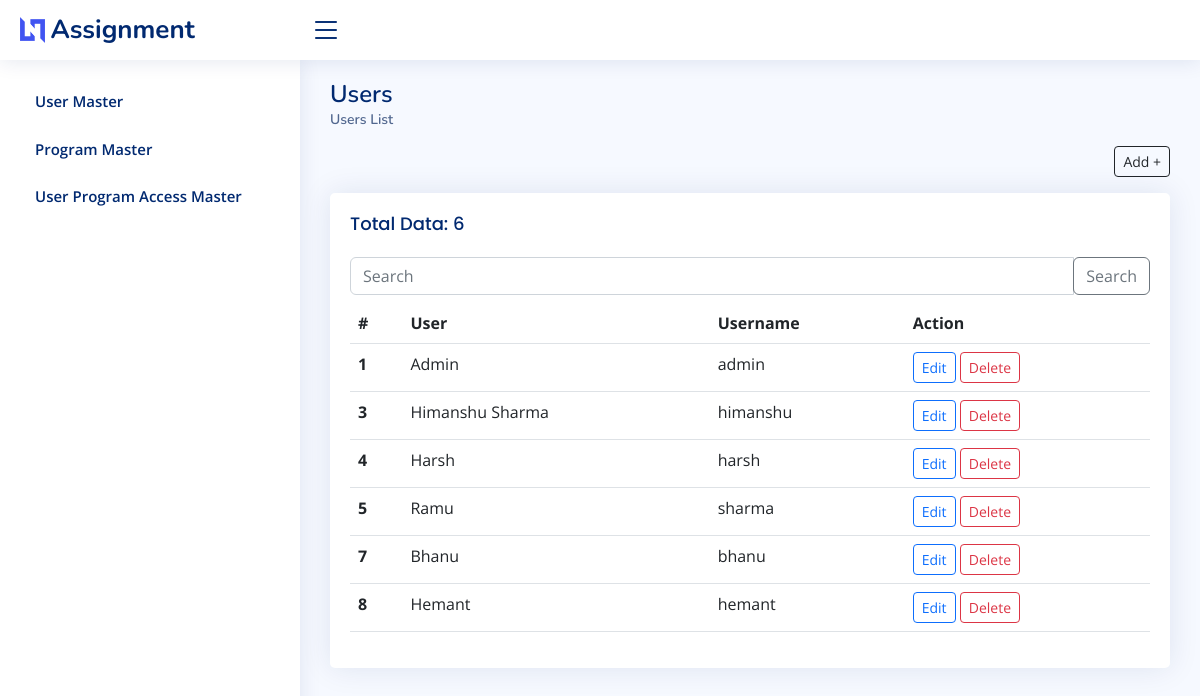
Before: / with the older database file.
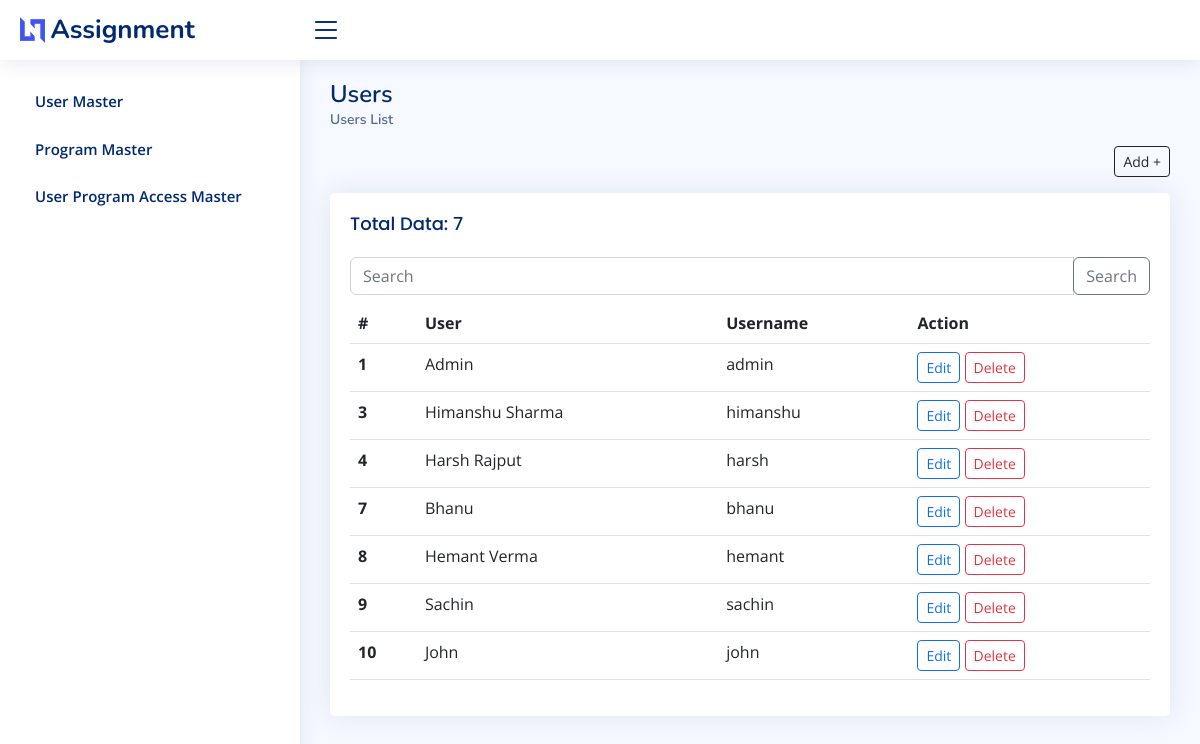
After: the same page with the newer database file.
### home/models.py (models this page shows, shortened)
class UserMaster(AbstractBaseUser, PermissionsMixin):
    user = models.CharField(max_length=20)
    username = models.CharField(max_length=100, unique=True)
    is_staff = models.BooleanField(default=False)
    is_active = models.BooleanField(default=True)
    USERNAME_FIELD = "username"
    REQUIRED_FIELDS = []
    objects = UserMasterManager()

### home/views.py (the view, shortened to what this page needs)
# urls.py: path('', include("home.urls")),
def home(request):
    query = request.GET.get("q", '')
    if query:
        user_objs = UserMaster.objects.filter(
            Q(user__icontains=query) |Q(username__icontains=query)
        )
    else:
        user_objs = UserMaster.objects.all()
    context = {
        "users": user_objs,
        "query":query
    }
    return render(request, "home/index.html", context)

### home/templates/home/index.html (shortened to what this page needs)
{% extends 'home/base.html' %}
{% block content %}
<div class="pagetitle">
    <h1>Users</h1>
    <nav>
    <ol class="breadcrumb">
        <li class="breadcrumb-item active">Users List</li>
    </ol>
    <ol class="d-flex justify-content-end">
        <button class="btn btn-sm btn-outline-dark"
        data-bs-toggle="modal" data-bs-target="#add"
        >Add +</button>
      </ol>
    </nav>
</div>
<div class="card">
    <div class="card-body">
      <h5 class="card-title">Total Data: {{ users.count }}</h5>
      <form action=".">
      <div class="input-group mb-2 mt-2">
        <input type="text" class="form-control" placeholder="Search"
        value="{{query}}"
        name="q"
        required>
        <div class="input-group-append">
          <button class="btn btn-outline-secondary" type="submit">Search</button>
        </div>
      </div>
    </form>
      <table class="table">
        <thead>
          <tr>
            <th scope="col">#</th>
            <th scope="col">User</th>
            <th scope="col">Username</th>
            <th scope="col">Action</th>
          </tr>
        </thead>
        <tbody>
            {% for user in users %}
            <tr>
                <th scope="row">{{ user.id }}</th>
                <td>{{ user.user }}</td>
                <td>{{ user.username }}</td>
                <td>
                    <button class="btn btn-sm btn-outline-primary"
                    data-bs-toggle="modal" data-bs-target="#update{{user.id}}"
                    >Edit</button>
                    <button class="btn btn-sm btn-outline-danger"
                    data-bs-toggle="modal" data-bs-target="#delete{{user.id}}"
                    >Delete</button>
                </td>
            </tr>
            {% endfor %}
        </tbody>
      </table>
    </div>
</div>
{% endblock content %}

### home/templates/home/base.html (shortened to what this page needs)
{% load static %}
<!DOCTYPE html>
<html lang="en">
<head>
  <link href="/static/assets/vendor/bootstrap/css/bootstrap.min.css" rel="stylesheet">
  <link href="/static/assets/vendor/bootstrap-icons/bootstrap-icons.css" rel="stylesheet">
  <link href="/static/assets/vendor/boxicons/css/boxicons.min.css" rel="stylesheet">
  <link href="/static/assets/vendor/quill/quill.snow.css" rel="stylesheet">
  <link href="/static/assets/vendor/quill/quill.bubble.css" rel="stylesheet">
  <link href="/static/assets/vendor/remixicon/remixicon.css" rel="stylesheet">
  <link href="/static/assets/vendor/simple-datatables/style.css" rel="stylesheet">
  <link href="/static/assets/css/style.css" rel="stylesheet">
</head>
<body>
  <header id="header" class="header fixed-top d-flex align-items-center">
    <div class="d-flex align-items-center justify-content-between">
      <a href="{% url 'home' %}" class="logo d-flex align-items-center">
        <img src="/static/assets/img/logo.png" alt="">
        <span class="d-none d-lg-block">Assignment</span>
      </a>
      <i class="bi bi-list toggle-sidebar-btn"></i>
    </div>
  </header>
  <aside id="sidebar" class="sidebar">
    <ul class="sidebar-nav" id="sidebar-nav">
      <li class="nav-item">
        <a class="nav-link collapsed" href="{% url 'home' %}">
          <span>User Master</span>
        </a>
      </li>
      <li class="nav-item">
        <a class="nav-link collapsed" href="{% url 'programs' %}">
          <span>Program Master</span>
        </a>
      </li>
      <li class="nav-item">
        <a class="nav-link collapsed" href="{% url 'user-programs' %}">
          <span>User Program Access Master</span>
        </a>
      </li>
    </ul>
  </aside>
  <main id="main" class="main">
    {% block content %} {% endblock content %}
  </main>
</body>
</html>

### static/assets/css/style.css (style rules this page uses)
:root { scroll-behavior: smooth; }
body { font-family: "Open Sans", sans-serif; background: #f6f9ff; color: #444444; }
a { color: #4154f1; text-decoration: none; }
h1, h2, h3, h4, h5, h6 { font-family: "Nunito", sans-serif; }
#main { margin-top: 60px; padding: 20px 30px; transition: all 0.3s; }
.pagetitle { margin-bottom: 10px; }
.pagetitle h1 { font-size: 24px; margin-bottom: 0; font-weight: 600; color: #012970; }
.card { margin-bottom: 30px; border: none; border-radius: 5px; box-shadow: 0px 0 30px rgba(1, 41, 112, 0.1); }
.card-title { padding: 20px 0 15px 0; font-size: 18px; font-weight: 500; color: #012970; font-family: "Poppins", sans-serif; }
.card-body { padding: 0 20px 20px 20px; }
.breadcrumb { font-size: 14px; font-family: "Nunito", sans-serif; color: #899bbd; font-weight: 600; }
.breadcrumb .breadcrumb-item::before { color: #899bbd; }
.breadcrumb .active { color: #51678f; font-weight: 600; }
.logo { line-height: 1; }
@media (min-width: 1200px) { .logo { width: 280px; } }
.logo img { max-height: 26px; margin-right: 6px; }
.logo span { font-size: 26px; font-weight: 700; color: #012970; font-family: "Nunito", sans-serif; }
.header { transition: all 0.5s; z-index: 997; height: 60px; box-shadow: 0px 2px 20px rgba(1, 41, 112, 0.1); background-color: #fff; padding-left: 20px; }
.header .toggle-sidebar-btn { font-size: 32px; padding-left: 10px; cursor: pointer; color: #012970; }
.sidebar { position: fixed; top: 60px; left: 0; bottom: 0; width: 300px; z-index: 996; transition: all 0.3s; padding: 20px; overflow-y: auto; scrollbar-width: thin; scrollbar-color: #aab7cf transparent; box-shadow: 0px 0px 20px rgba(1, 41, 112, 0.1); background-color: #fff; }
@media (min-width: 1200px) { #main, #footer { margin-left: 300px; } }
.sidebar-nav { padding: 0; margin: 0; list-style: none; }
.sidebar-nav li { padding: 0; margin: 0; list-style: none; }
.sidebar-nav .nav-item { margin-bottom: 5px; }
.sidebar-nav .nav-link { display: flex; align-items: center; font-size: 15px; font-weight: 600; color: #4154f1; transition: 0.3; background: #f6f9ff; padding: 10px 15px; border-radius: 4px; }
.sidebar-nav .nav-link.collapsed { color: #012970; background: #fff; }

Changed rows visible on the page:
removed UserMaster: id "5", user "Ramu", username "sharma"
changed UserMaster "harsh": user "Harsh" → "Harsh Rajput"
changed UserMaster "hemant": user "Hemant" → "Hemant Verma"
added UserMaster: id "9", user "Sachin", username "sachin"
added UserMaster: id "10", user "John", username "john"
Other visible differences:
{{ users.count }}: "6" → "7"
